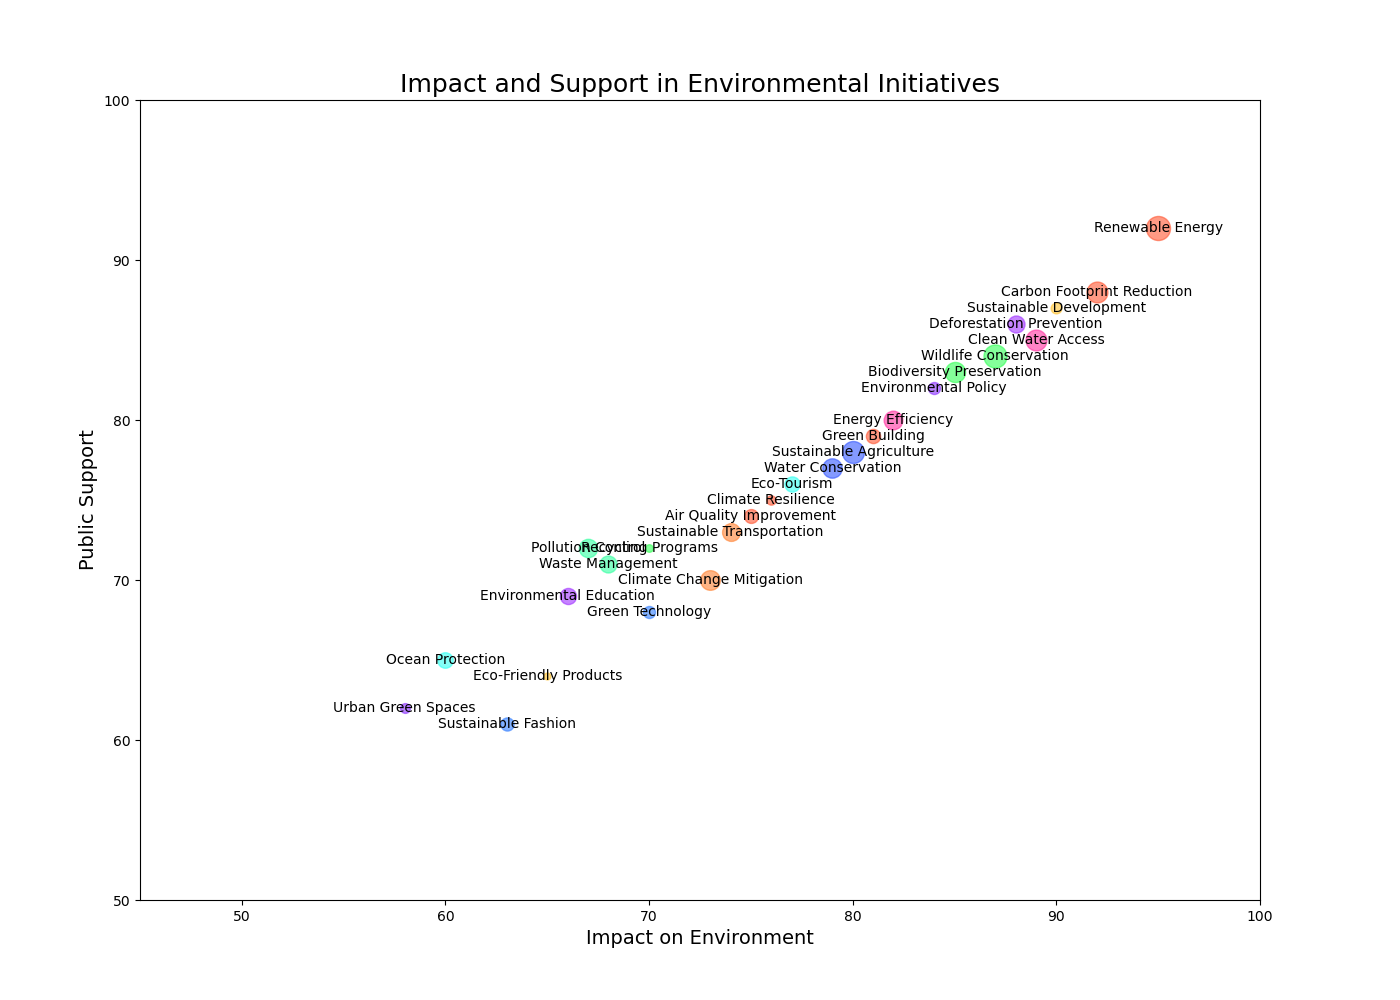

This figure's Python source:

import matplotlib.pyplot as plt

categories = ['Renewable Energy', 'Wildlife Conservation', 'Sustainable Agriculture', 'Clean Water Access', 
              'Climate Change Mitigation', 'Pollution Control', 'Deforestation Prevention', 'Ocean Protection', 
              'Air Quality Improvement', 'Green Technology', 'Urban Green Spaces', 'Eco-Friendly Products',
              'Carbon Footprint Reduction', 'Biodiversity Preservation', 'Water Conservation', 'Energy Efficiency',
              'Sustainable Transportation', 'Waste Management', 'Environmental Education', 'Eco-Tourism',
              'Green Building', 'Sustainable Fashion', 'Environmental Policy', 'Sustainable Development',
              'Climate Resilience', 'Recycling Programs']

impact = [95, 87, 80, 89, 73, 67, 88, 60, 75, 70, 58, 65, 92, 85, 79, 82, 74, 68, 66, 77, 81, 63, 84, 90, 76, 70]
support = [92, 84, 78, 85, 70, 72, 86, 65, 74, 68, 62, 64, 88, 83, 77, 80, 73, 71, 69, 76, 79, 61, 82, 87, 75, 72]
respondents = [600, 550, 500, 450, 400, 350, 300, 250, 200, 150, 100, 50, 450, 420, 390, 360, 330, 300, 270, 240, 210, 180, 150, 120, 90, 60]

size = [respondent / 2 for respondent in respondents]

fig, ax = plt.subplots(figsize=(14, 10))

colors = ['#FF5733', '#33FF57', '#3357FF', '#FF33A1', '#FF8333', '#33FFA1', '#A133FF', '#33FFF2', '#FF5733', '#337FFF', 
          '#8D33FF', '#FFC433', '#FF5733', '#33FF57', '#3357FF', '#FF33A1', '#FF8333', '#33FFA1', '#A133FF', '#33FFF2',
          '#FF5733', '#337FFF', '#8D33FF', '#FFC433', '#FF5733', '#33FF57']

for i in range(len(categories)):
    ax.scatter(impact[i], support[i], s=size[i], alpha=0.6, color=colors[i])

for i, txt in enumerate(categories):
    ax.annotate(txt, (impact[i], support[i]), ha='center', va='center')

ax.set_title('Impact and Support in Environmental Initiatives', fontsize=18)
ax.set_xlabel('Impact on Environment', fontsize=14)
ax.set_ylabel('Public Support', fontsize=14)

ax.set_xlim(45, 100)
ax.set_ylim(50, 100)

plt.subplots_adjust(left=0.1, right=0.9, top=0.9, bottom=0.1)

plt.show()
